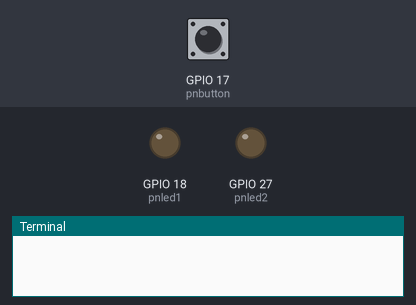
Bench run of a program on a simulated Raspberry Pi (BCM pin numbers). Shown: output pins drawn as LEDs (lit = HIGH), the last lines printed to the terminal. Dashed ring = blinking. The test bench sets the inputs (shaded band); at power-on: GPIO 17 (pnbutton) HIGH.

Above: at 1.2 s.
1.3 s: GPIO 17 (pnbutton) pulled LOW for 0.15 s
At 1.4 s:
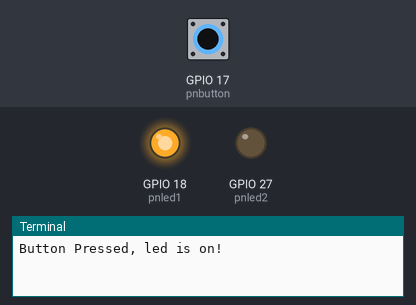
3.4 s: GPIO 17 (pnbutton) pulled LOW for 3.2 s
At 3.9 s:
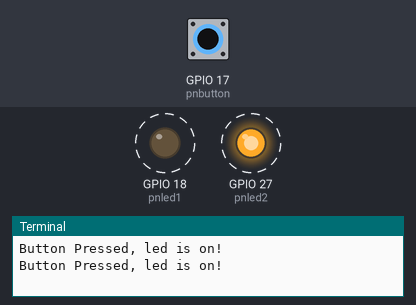
Timing chart, 0 to 8.5 s (numbered marks = the images above; inputs shaded):
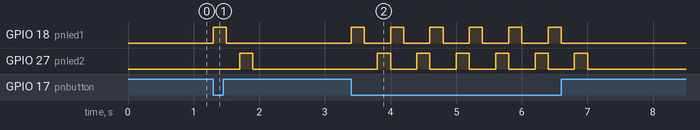

Measured:
- after the input at 1.3 s, GPIO 18 (pnled1): LOW → HIGH at once, → LOW 0.20 s later; GPIO 27 (pnled2): LOW → HIGH after 0.40 s, → LOW 0.20 s later
- after the input at 3.4 s, GPIO 18 (pnled1): alternates HIGH for 0.20 s and LOW for 0.40 s, 12 changes in all, then stays LOW, starting at once; GPIO 27 (pnled2): alternates HIGH for 0.20 s and LOW for 0.40 s, 12 changes in all, then stays LOW, starting after 0.40 s

The program:

led.py
```python
import RPi.GPIO as GPIO
import time

#setting up the mode and off the warnings
GPIO.setmode(GPIO.BCM)
GPIO.setwarnings(False)

# Pin Setup:
pnled1 = 18
pnled2 = 27
pnbutton = 17
GPIO.setup(pnled1,GPIO.OUT)
GPIO.setup(pnled2,GPIO.OUT)
GPIO.setup(pnbutton, GPIO.IN, pull_up_down=GPIO.PUD_UP)

#this lines to toggle the pin
#print ("LED on")
#GPIO.output(pnled1,GPIO.HIGH)
#time.sleep(1)
#print ("LED off")
#GPIO.output(pnled1,GPIO.LOW)

while True:
    input_state = GPIO.input(pnbutton)
    if input_state == False:
        print('Button Pressed, led is on!')
        GPIO.output(pnled1, GPIO.HIGH)
        time.sleep(0.2)
        GPIO.output(pnled1, GPIO.LOW)
        time.sleep(0.2)
        GPIO.output(pnled2, GPIO.HIGH)
        time.sleep(0.2)
        GPIO.output(pnled2, GPIO.LOW)
```
